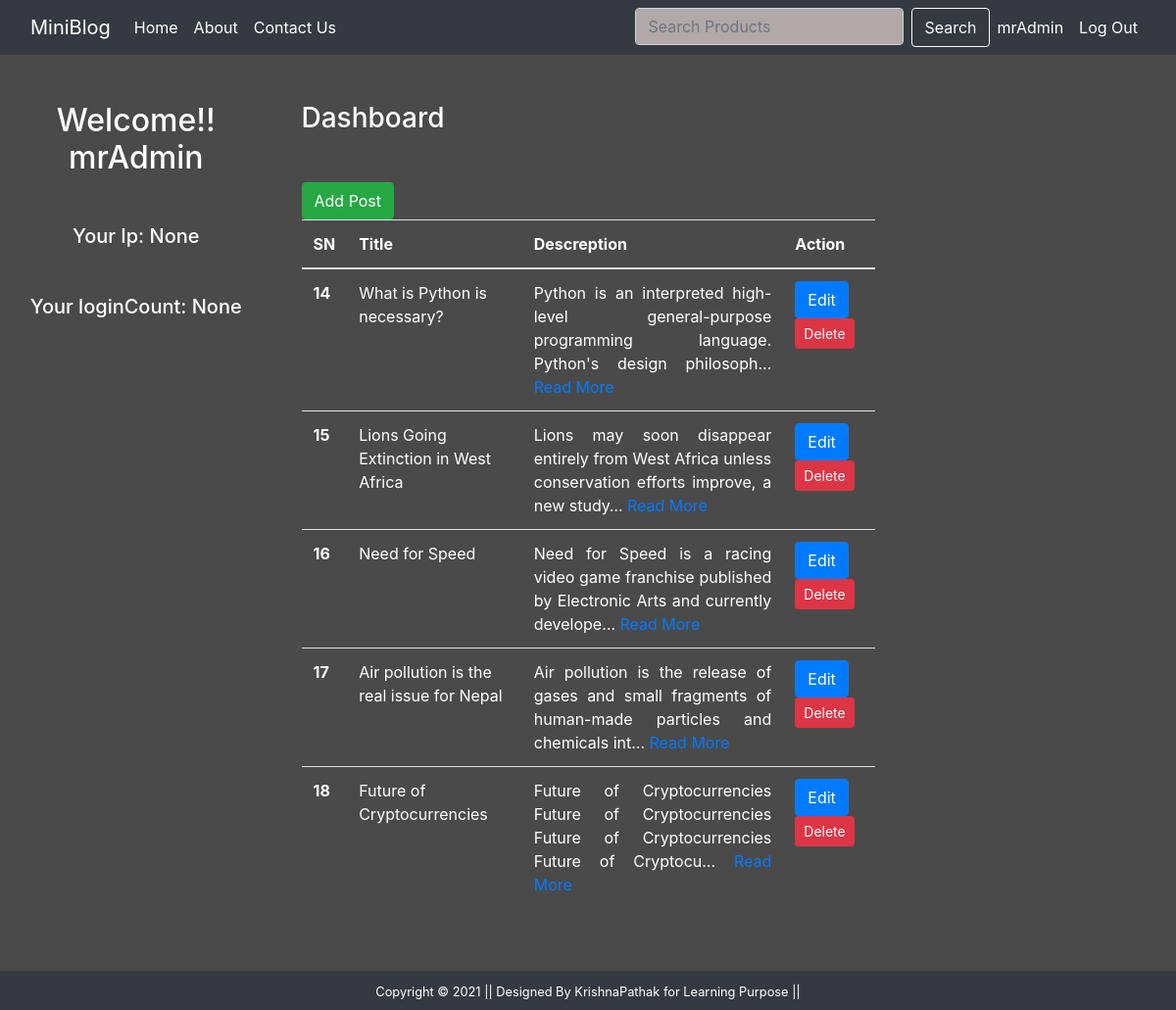
The page /dashboard/ (signed in) on the database its author committed.
### blog/models.py (models this page shows)
class Post(models.Model):
    title=models.CharField(max_length=150)
    author=models.CharField(max_length=70)
    desc=models.TextField()
    feild=models.CharField(max_length=40)
    datetime=models.DateField(default=datetime.now)

### blog/views.py (the view)
# urls.py: path("dashboard/",views.dashboard,name="dashboard"),
def dashboard(request):
    if request.user.is_authenticated:
        posts=Post.objects.all()
        user=request.user
        full_name=user.get_full_name()
        gps=user.groups.all()
        ip=request.session.get('ip',0)
        ct=cache.get("count",version=user.pk)
        return render(request,'blog/dashboard.html',{'posts':posts,'full_name':full_name,'groups':gps,
        'ip':ip,'ct':ct})
    else:
        return HttpResponseRedirect("login")

### blog/templates/blog/dashboard.html (shortened to what this page needs)
{% extends 'blog/base.html' %}
{% load static %}
{% block side %}
<div class="col-sm-3 text-white text-center">
<h2 class='text-white text-center my-5'>
Welcome!!<br>
{{full_name}}</h2>
<h5 class='mt-3'>Your Ip:  {{ip}}</h5><br>
<h5 class='mt-3'>Your loginCount:  {{ct}}</h5>
</div>
{% endblock side %}
{% block content %}
<div class='col-sm-6'>
<h3 class="text-white my-5">Dashboard</h3>
<a href="{% url 'addpost' %}" class="btn btn-success left">Add Post</a>
<table class="table text-white">
  <thead>
    <tr>
      <th scope="col">SN</th>
      <th scope="col">Title</th>
      <th scope="col">Descreption</th>
      <th scope="col">Action</th>
    </tr>
  </thead>
  <tbody>
    {% for post in posts %}
    <tr>
      <th scope="row">{{post.id}}</th>
      <td>{{post.title}}</td>
      <td class='text-justify'>{{post.desc|truncatechars:100}}
      <a rel="stylesheet" href="{% url 'details' post.id %}">Read More</a>
      </td>
      <td>
      <a href="{% url 'updatepost' post.id %}" class="btn btn-primary">Edit</a>
      {% if perms.blog.delete_post %}
      <form action="{% url 'deletepost' post.id %}" method='POST' class='d-inline'>
      <input type="submit" class="btn btn-danger btn-sm" value="Delete">
      </form>
      {% endif %}
       </td>
    </tr>
    {% endfor %}
  </tbody>
</table>
</div>
{% endblock content %}

### blog/templates/blog/base.html (shortened to what this page needs)
<!DOCTYPE html>
{% load static %}
<html lang="en">
<head>
    <link rel="stylesheet" href="{% static 'blog/css/bootstrap.css' %}">
    <link rel="stylesheet" href="{% static 'blog/css/style.css' %}">
</head>
<body>
<div class="container-fluid bg-dark">
{% include 'blog/navbar.html' %}
</div>
<div class="row">
{% block side %}
{% endblock side %}
{% block content %}
{% endblock content %}
</div>
<div class='footer'>
    <footer class="container-fluid bg-dark text-center p-2 mt-5" id='footer'>
        <small class="text-white">Copyright &copy; 2021 || Designed By KrishnaPathak for Learning Purpose || </small>
    </footer>
     </div>
</body>
</html>

### blog/templates/blog/navbar.html (shortened to what this page needs)
<nav class="navbar navbar-expand-lg navbar-dark bg-dark">
  <a class="navbar-brand" href="/">MiniBlog</a>
  <div class="collapse navbar-collapse" id="navbarTogglerDemo01">
    <ul class="navbar-nav">
       <li class="nav-item active">
        <a class="nav-link" href="/">Home <span class="sr-only">(current)</span></a>
      </li>
       <li class="nav-item active ">
        <a class="nav-link" href="{% url 'about' %}">About <span class="sr-only">(current)</span></a>
      </li>
       <li class="nav-item active">
        <a class="nav-link" href="{% url 'contact' %}">Contact Us <span class="sr-only">(current)</span></a>
      </li>
      </ul>
   </div>
   <ul class="navbar-nav">
    <form action="/search" method='GET' class="navbar-nav mr-auto">
    <input class="form-control mr-sm-2" type="search" placeholder="Search Products " aria-label="Search" name='query', id='query'>
    <button class="btn btn-outline-light my-2 my-sm-0" type="submit">Search</button>
  </form>
    {% if request.user.is_authenticated %}
      <li class="nav-item active">
        <a class="nav-link" href="{% url 'dashboard' %}">{{user.first_name}}<span class="sr-only">(current)</span></a>
      </li> <li class="nav-item active">
        <a class="nav-link" href="{% url 'logout' %}">Log Out <span class="sr-only">(current)</span></a>
      {% else %}
      </li> <li class="nav-item active">
        {% comment %} <a class="nav-link" href="{% url 'signup' %}">Sign Up <span class="sr-only">(current)</span></a>
      </li> <li class="nav-item active"> {% endcomment %}
        <a class="nav-link" href="{% url 'login' %}">Sign In <span class="sr-only">(current)</span></a>
      </li>
      {% endif %}
      </ul>
</nav>

### blog/static/blog/css/style.css (style rules this page uses)
body { background-color: rgb(75, 74, 74); }
form { color:whitesmoke }
.form-control { background-color: rgb(177,168,168); }

### rows shown on the page
Post: id "14", title "What is Python is necessary?", desc "Python is an interpreted high-level general-purpose programming language. Python's design philosoph…"
Post: id "15", title "Lions Going Extinction in West Africa", desc "Lions may soon disappear entirely from West Africa unless conservation efforts improve, a new study…"
Post: id "16", title "Need for Speed", desc "Need for Speed is a racing video game franchise published by Electronic Arts and currently develope…"
Post: id "17", title "Air pollution is the real issue for Nepal", desc "Air pollution is the release of gases and small fragments of human-made particles and chemicals int…"
Post: id "18", title "Future of Cryptocurrencies", desc "Future of Cryptocurrencies Future of Cryptocurrencies Future of Cryptocurrencies Future of Cryptocu…"

### other values the page prints
{{ user.first_name }} "mrAdmin"
{{ full_name }} "mrAdmin"
{{ ip }} "None"
{{ ct }} "None"
